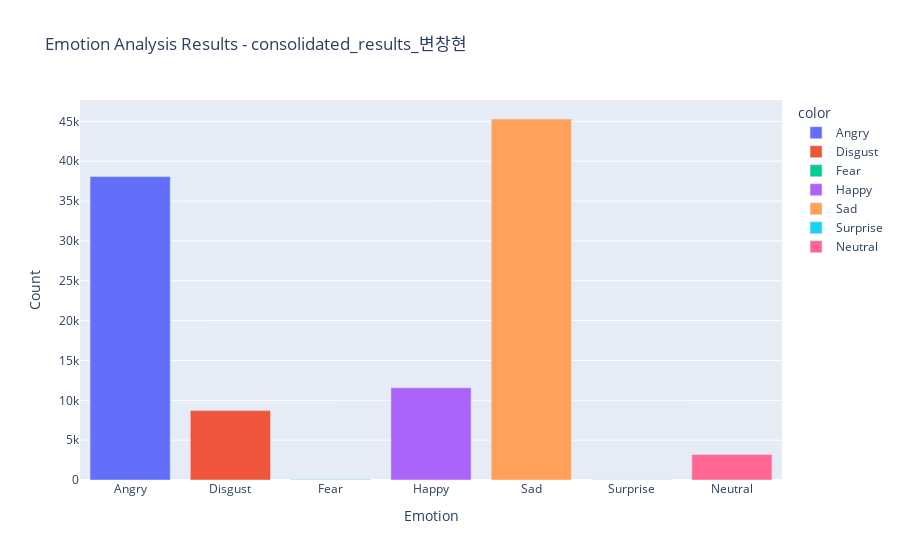
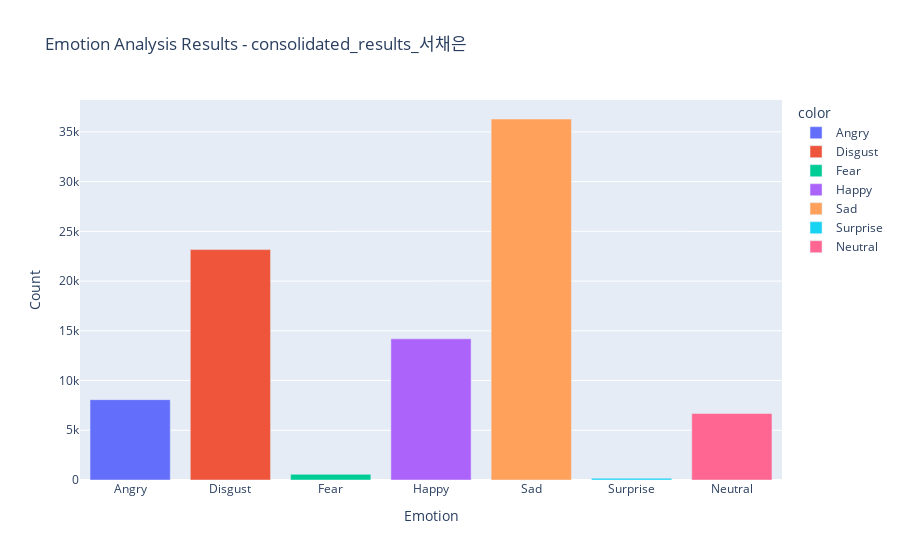
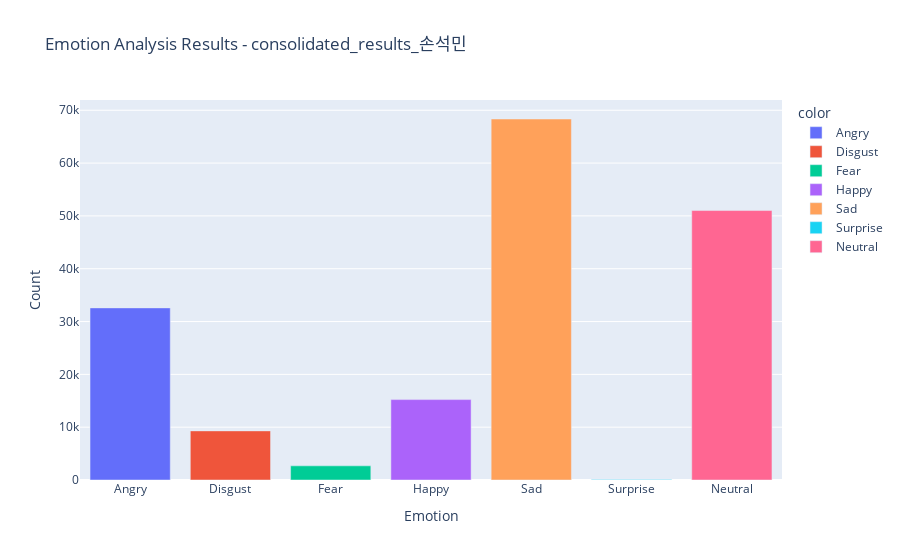

The code cell stored with these charts, in order, in its notebook:
### Code cell
import os
import json
import plotly.express as px

emotions = {
    0: ['Angry', (0, 0, 255), (255, 255, 255)],
    1: ['Disgust', (0, 102, 0), (255, 255, 255)],
    2: ['Fear', (255, 255, 153), (0, 51, 51)],
    3: ['Happy', (153, 0, 153), (255, 255, 255)],
    4: ['Sad', (255, 0, 0), (255, 255, 255)],
    5: ['Surprise', (0, 255, 0), (255, 255, 255)],
    6: ['Neutral', (160, 160, 160), (255, 255, 255)]
}

# JSON 파일이 있는 폴더 경로
json_folder_path = 'C:/Users/user/Downloads/media'

# 통합 결과를 저장할 빈 딕셔너리 초기화
all_consolidated_results = {}

# JSON 파일 목록 얻기
json_files = [f for f in os.listdir(json_folder_path) if f.endswith('.json')]

# 각 JSON 파일 읽어와서 통합
for json_file in json_files:
    with open(os.path.join(json_folder_path, json_file), 'r') as file:
        data = json.load(file)
        # 파일 이름을 통한 구분 (예: 파일명이 'result1.json'이면 'result1'이 키로 사용됨)
        key = os.path.splitext(json_file)[0]
        all_consolidated_results[key] = {
            "emotion_counts": {emotion_label: 0 for emotion_label in emotions},
            "emotion_names": [emotions[label][0] for label in emotions],
            "emotion_values": data["emotion_counts"]
        }

        # 감정 카운트 집계
        for label, count in data["emotion_counts"].items():
            all_consolidated_results[key]["emotion_counts"][int(label)] += count

# 모든 통합 결과에 대해 그래프 생성
for key, consolidated_results in all_consolidated_results.items():
    fig = px.bar(
        x=consolidated_results['emotion_names'],
        y=consolidated_results['emotion_counts'],
        labels={'x': 'Emotion', 'y': 'Count'},
        title=f'Emotion Analysis Results - {key}',
        color=consolidated_results['emotion_names']  # 각각의 컬럼에 대해 다른 색상 사용
    )

    # 여기서는 그래프를 화면에 표시하지만, 원하는 방식으로 활용 가능
    fig.show()

### Figure 1 — Plotly figure (JSON) as saved in the notebook; plotly's stock layout.template omitted (floating-point values rounded to 4 significant figures)
{"data": [{"alignmentgroup": "True", "hovertemplate": "color=Angry<br>Emotion=%{x}<br>Count=%{y}<extra></extra>", "legendgroup": "Angry", "marker": {"color": "#636efa", "pattern": {"shape": ""}}, "name": "Angry", "offsetgroup": "Angry", "orientation": "v", "showlegend": true, "textposition": "auto", "type": "bar", "x": ["Angry"], "xaxis": "x", "y": [38069], "yaxis": "y"}, {"alignmentgroup": "True", "hovertemplate": "color=Disgust<br>Emotion=%{x}<br>Count=%{y}<extra></extra>", "legendgroup": "Disgust", "marker": {"color": "#EF553B", "pattern": {"shape": ""}}, "name": "Disgust", "offsetgroup": "Disgust", "orientation": "v", "showlegend": true, "textposition": "auto", "type": "bar", "x": ["Disgust"], "xaxis": "x", "y": [8709], "yaxis": "y"}, {"alignmentgroup": "True", "hovertemplate": "color=Fear<br>Emotion=%{x}<br>Count=%{y}<extra></extra>", "legendgroup": "Fear", "marker": {"color": "#00cc96", "pattern": {"shape": ""}}, "name": "Fear", "offsetgroup": "Fear", "orientation": "v", "showlegend": true, "textposition": "auto", "type": "bar", "x": ["Fear"], "xaxis": "x", "y": [66], "yaxis": "y"}, {"alignmentgroup": "True", "hovertemplate": "color=Happy<br>Emotion=%{x}<br>Count=%{y}<extra></extra>", "legendgroup": "Happy", "marker": {"color": "#ab63fa", "pattern": {"shape": ""}}, "name": "Happy", "offsetgroup": "Happy", "orientation": "v", "showlegend": true, "textposition": "auto", "type": "bar", "x": ["Happy"], "xaxis": "x", "y": [11573], "yaxis": "y"}, {"alignmentgroup": "True", "hovertemplate": "color=Sad<br>Emotion=%{x}<br>Count=%{y}<extra></extra>", "legendgroup": "Sad", "marker": {"color": "#FFA15A", "pattern": {"shape": ""}}, "name": "Sad", "offsetgroup": "Sad", "orientation": "v", "showlegend": true, "textposition": "auto", "type": "bar", "x": ["Sad"], "xaxis": "x", "y": [45297], "yaxis": "y"}, {"alignmentgroup": "True", "hovertemplate": "color=Surprise<br>Emotion=%{x}<br>Count=%{y}<extra></extra>", "legendgroup": "Surprise", "marker": {"color": "#19d3f3", "pattern": {"shape": ""}}, "name": "Surprise", "offsetgroup": "Surprise", "orientation": "v", "showlegend": true, "textposition": "auto", "type": "bar", "x": ["Surprise"], "xaxis": "x", "y": [17], "yaxis": "y"}, {"alignmentgroup": "True", "hovertemplate": "color=Neutral<br>Emotion=%{x}<br>Count=%{y}<extra></extra>", "legendgroup": "Neutral", "marker": {"color": "#FF6692", "pattern": {"shape": ""}}, "name": "Neutral", "offsetgroup": "Neutral", "orientation": "v", "showlegend": true, "textposition": "auto", "type": "bar", "x": ["Neutral"], "xaxis": "x", "y": [3207], "yaxis": "y"}], "layout": {"barmode": "relative", "legend": {"title": {"text": "color"}, "tracegroupgap": 0}, "title": {"text": "Emotion Analysis Results - consolidated_results_변창현"}, "xaxis": {"anchor": "y", "domain": [0, 1], "title": {"text": "Emotion"}}, "yaxis": {"anchor": "x", "domain": [0, 1], "title": {"text": "Count"}}}}

### Figure 2 — Plotly figure (JSON) as saved in the notebook; plotly's stock layout.template omitted (floating-point values rounded to 4 significant figures)
{"data": [{"alignmentgroup": "True", "hovertemplate": "color=Angry<br>Emotion=%{x}<br>Count=%{y}<extra></extra>", "legendgroup": "Angry", "marker": {"color": "#636efa", "pattern": {"shape": ""}}, "name": "Angry", "offsetgroup": "Angry", "orientation": "v", "showlegend": true, "textposition": "auto", "type": "bar", "x": ["Angry"], "xaxis": "x", "y": [8075], "yaxis": "y"}, {"alignmentgroup": "True", "hovertemplate": "color=Disgust<br>Emotion=%{x}<br>Count=%{y}<extra></extra>", "legendgroup": "Disgust", "marker": {"color": "#EF553B", "pattern": {"shape": ""}}, "name": "Disgust", "offsetgroup": "Disgust", "orientation": "v", "showlegend": true, "textposition": "auto", "type": "bar", "x": ["Disgust"], "xaxis": "x", "y": [23163], "yaxis": "y"}, {"alignmentgroup": "True", "hovertemplate": "color=Fear<br>Emotion=%{x}<br>Count=%{y}<extra></extra>", "legendgroup": "Fear", "marker": {"color": "#00cc96", "pattern": {"shape": ""}}, "name": "Fear", "offsetgroup": "Fear", "orientation": "v", "showlegend": true, "textposition": "auto", "type": "bar", "x": ["Fear"], "xaxis": "x", "y": [569], "yaxis": "y"}, {"alignmentgroup": "True", "hovertemplate": "color=Happy<br>Emotion=%{x}<br>Count=%{y}<extra></extra>", "legendgroup": "Happy", "marker": {"color": "#ab63fa", "pattern": {"shape": ""}}, "name": "Happy", "offsetgroup": "Happy", "orientation": "v", "showlegend": true, "textposition": "auto", "type": "bar", "x": ["Happy"], "xaxis": "x", "y": [14189], "yaxis": "y"}, {"alignmentgroup": "True", "hovertemplate": "color=Sad<br>Emotion=%{x}<br>Count=%{y}<extra></extra>", "legendgroup": "Sad", "marker": {"color": "#FFA15A", "pattern": {"shape": ""}}, "name": "Sad", "offsetgroup": "Sad", "orientation": "v", "showlegend": true, "textposition": "auto", "type": "bar", "x": ["Sad"], "xaxis": "x", "y": [36290], "yaxis": "y"}, {"alignmentgroup": "True", "hovertemplate": "color=Surprise<br>Emotion=%{x}<br>Count=%{y}<extra></extra>", "legendgroup": "Surprise", "marker": {"color": "#19d3f3", "pattern": {"shape": ""}}, "name": "Surprise", "offsetgroup": "Surprise", "orientation": "v", "showlegend": true, "textposition": "auto", "type": "bar", "x": ["Surprise"], "xaxis": "x", "y": [184], "yaxis": "y"}, {"alignmentgroup": "True", "hovertemplate": "color=Neutral<br>Emotion=%{x}<br>Count=%{y}<extra></extra>", "legendgroup": "Neutral", "marker": {"color": "#FF6692", "pattern": {"shape": ""}}, "name": "Neutral", "offsetgroup": "Neutral", "orientation": "v", "showlegend": true, "textposition": "auto", "type": "bar", "x": ["Neutral"], "xaxis": "x", "y": [6688], "yaxis": "y"}], "layout": {"barmode": "relative", "legend": {"title": {"text": "color"}, "tracegroupgap": 0}, "title": {"text": "Emotion Analysis Results - consolidated_results_서채은"}, "xaxis": {"anchor": "y", "domain": [0, 1], "title": {"text": "Emotion"}}, "yaxis": {"anchor": "x", "domain": [0, 1], "title": {"text": "Count"}}}}

### Figure 3 — Plotly figure (JSON) as saved in the notebook; plotly's stock layout.template omitted (floating-point values rounded to 4 significant figures)
{"data": [{"alignmentgroup": "True", "hovertemplate": "color=Angry<br>Emotion=%{x}<br>Count=%{y}<extra></extra>", "legendgroup": "Angry", "marker": {"color": "#636efa", "pattern": {"shape": ""}}, "name": "Angry", "offsetgroup": "Angry", "orientation": "v", "showlegend": true, "textposition": "auto", "type": "bar", "x": ["Angry"], "xaxis": "x", "y": [32585], "yaxis": "y"}, {"alignmentgroup": "True", "hovertemplate": "color=Disgust<br>Emotion=%{x}<br>Count=%{y}<extra></extra>", "legendgroup": "Disgust", "marker": {"color": "#EF553B", "pattern": {"shape": ""}}, "name": "Disgust", "offsetgroup": "Disgust", "orientation": "v", "showlegend": true, "textposition": "auto", "type": "bar", "x": ["Disgust"], "xaxis": "x", "y": [9299], "yaxis": "y"}, {"alignmentgroup": "True", "hovertemplate": "color=Fear<br>Emotion=%{x}<br>Count=%{y}<extra></extra>", "legendgroup": "Fear", "marker": {"color": "#00cc96", "pattern": {"shape": ""}}, "name": "Fear", "offsetgroup": "Fear", "orientation": "v", "showlegend": true, "textposition": "auto", "type": "bar", "x": ["Fear"], "xaxis": "x", "y": [2682], "yaxis": "y"}, {"alignmentgroup": "True", "hovertemplate": "color=Happy<br>Emotion=%{x}<br>Count=%{y}<extra></extra>", "legendgroup": "Happy", "marker": {"color": "#ab63fa", "pattern": {"shape": ""}}, "name": "Happy", "offsetgroup": "Happy", "orientation": "v", "showlegend": true, "textposition": "auto", "type": "bar", "x": ["Happy"], "xaxis": "x", "y": [15221], "yaxis": "y"}, {"alignmentgroup": "True", "hovertemplate": "color=Sad<br>Emotion=%{x}<br>Count=%{y}<extra></extra>", "legendgroup": "Sad", "marker": {"color": "#FFA15A", "pattern": {"shape": ""}}, "name": "Sad", "offsetgroup": "Sad", "orientation": "v", "showlegend": true, "textposition": "auto", "type": "bar", "x": ["Sad"], "xaxis": "x", "y": [68346], "yaxis": "y"}, {"alignmentgroup": "True", "hovertemplate": "color=Surprise<br>Emotion=%{x}<br>Count=%{y}<extra></extra>", "legendgroup": "Surprise", "marker": {"color": "#19d3f3", "pattern": {"shape": ""}}, "name": "Surprise", "offsetgroup": "Surprise", "orientation": "v", "showlegend": true, "textposition": "auto", "type": "bar", "x": ["Surprise"], "xaxis": "x", "y": [118], "yaxis": "y"}, {"alignmentgroup": "True", "hovertemplate": "color=Neutral<br>Emotion=%{x}<br>Count=%{y}<extra></extra>", "legendgroup": "Neutral", "marker": {"color": "#FF6692", "pattern": {"shape": ""}}, "name": "Neutral", "offsetgroup": "Neutral", "orientation": "v", "showlegend": true, "textposition": "auto", "type": "bar", "x": ["Neutral"], "xaxis": "x", "y": [51015], "yaxis": "y"}], "layout": {"barmode": "relative", "legend": {"title": {"text": "color"}, "tracegroupgap": 0}, "title": {"text": "Emotion Analysis Results - consolidated_results_손석민"}, "xaxis": {"anchor": "y", "domain": [0, 1], "title": {"text": "Emotion"}}, "yaxis": {"anchor": "x", "domain": [0, 1], "title": {"text": "Count"}}}}
